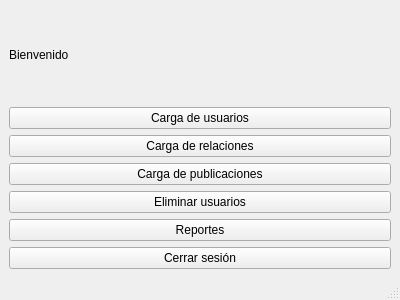
<?xml version="1.0" encoding="UTF-8"?>
<ui version="4.0">
 <class>MenuAdm</class>
 <widget class="QMainWindow" name="MenuAdm">
  <property name="geometry">
   <rect>
    <x>0</x>
    <y>0</y>
    <width>400</width>
    <height>300</height>
   </rect>
  </property>
  <property name="windowTitle">
   <string>Menú Administrador</string>
  </property>
  <widget class="QWidget" name="centralwidget">
   <layout class="QVBoxLayout" name="verticalLayout">
    <item>
     <widget class="QLabel" name="label">
      <property name="text">
       <string>Bienvenido</string>
      </property>
     </widget>
    </item>
    <item>
     <widget class="QPushButton" name="cargaUsuariosButton">
      <property name="text">
       <string>Carga de usuarios</string>
      </property>
     </widget>
    </item>
    <item>
     <widget class="QPushButton" name="cargaRelacionesButton">
      <property name="text">
       <string>Carga de relaciones</string>
      </property>
     </widget>
    </item>
    <item>
     <widget class="QPushButton" name="cargaPublicacionesButton">
      <property name="text">
       <string>Carga de publicaciones</string>
      </property>
     </widget>
    </item>
    <item>
     <widget class="QPushButton" name="eliminarUsuariosButton">
      <property name="text">
       <string>Eliminar usuarios</string>
      </property>
     </widget>
    </item>
    <item>
     <widget class="QPushButton" name="reportesButton">
      <property name="text">
       <string>Reportes</string>
      </property>
     </widget>
    </item>
    <item>
     <widget class="QPushButton" name="cerrarSesionButton">
      <property name="text">
       <string>Cerrar sesión</string>
      </property>
     </widget>
    </item>
   </layout>
  </widget>
  <widget class="QStatusBar" name="statusbar"/>
 </widget>
 <resources/>
 <connections/>
</ui>
